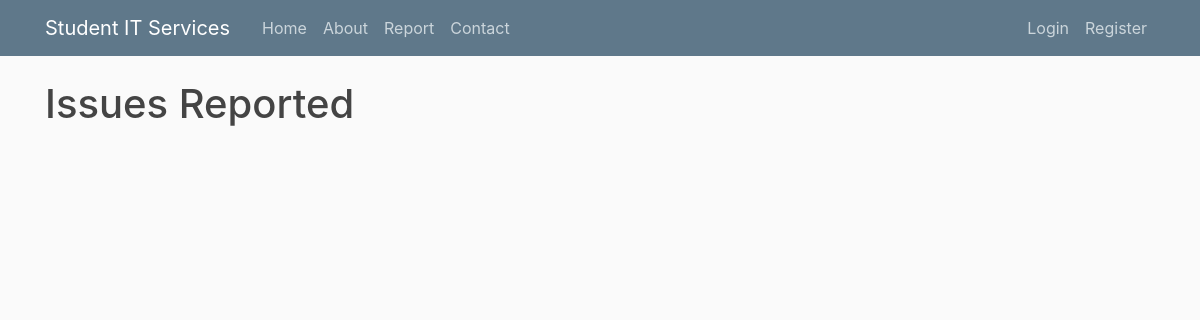
/report, run on an earlier commit of the app's database.
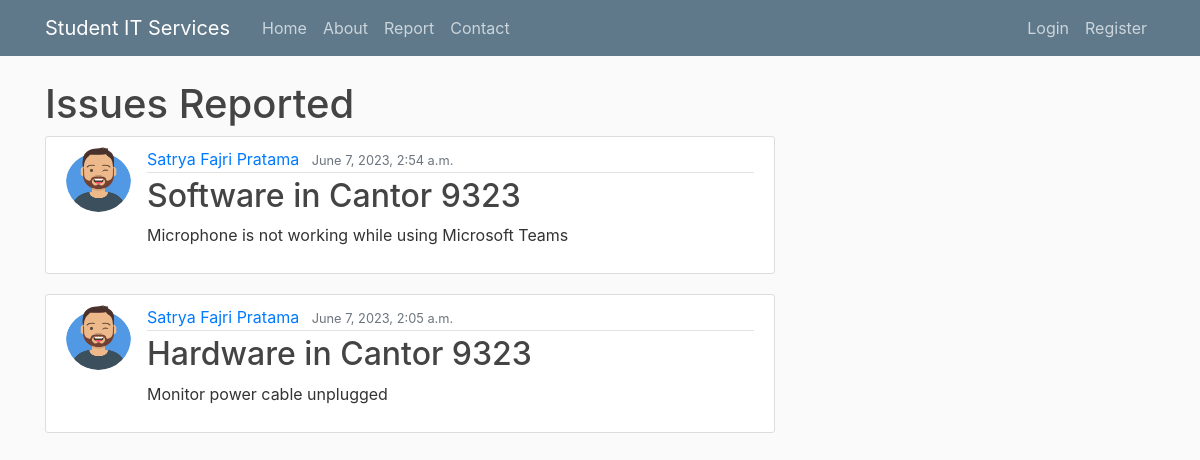
And on a later commit of the database.
### itreporting/models.py (models this page shows, shortened)
class Issue(models.Model):
    type = models.CharField(max_length = 100, choices = [('Hardware', 'Hardware'), ('Software', 'Software')])
    room = models.CharField(max_length = 100)
    urgent = models.BooleanField(default = False)
    details = models.TextField()
    date_submitted = models.DateTimeField(default = timezone.now)
    author = models.ForeignKey(User, on_delete = models.CASCADE)

### users/models.py (models this page shows)
class Profile(models.Model):
    user = models.OneToOneField(User, null = True, on_delete = models.CASCADE)
    image = models.ImageField(default = 'default.png', upload_to = 'profile_pics')
    def __str__(self):
        return f'{self.user.first_name} {self.user.last_name}'

### itreporting/views.py (the view)
# urls.py: path('report', PostListView.as_view(), name = 'report'),
class PostListView(ListView):
	model = Issue
	template_name = 'itreporting/report.html'
	context_object_name = 'issues'
	ordering = ['-date_submitted']
	paginate_by = 5

### itreporting/templates/itreporting/report.html (shortened to what this page needs)
{% extends "itreporting/base.html" %}
{% block content %}
    <h1>Issues Reported</h1>
    {% for issue in issues %}
    <article class="media content-section">
        <img class="rounded-circle article-img" src="{{ issue.author.profile.image.url }}"/>
        <div class="media-body">
            <div class="article-metadata">
                <a class="mr-2" href="{% url 'itreporting:user-issues' issue.author.username %}">{{ issue.author.profile }}</a>
                <small class="text-muted">{{ issue.date_submitted }}</small>
            </div>
            <h2><a class="article-title" href="{% url 'itreporting:issue-detail' issue.id %}">{{ issue.type }} in {{ issue.room }}</a></h2>
            <p class="article-content">{{ issue.details }}</p>
        </div>
    </article>
    {% endfor %}
{% endblock content %}

What changed in the data, as far as the page shows it:
added Issue: author.profile.image (picture), author.profile "Satrya Fajri Pratama", date_submitted "June 7, 2023, 2:54 a.m.", type "Software", room "Cantor 9323", details "Microphone is not working while using Microsoft Teams"
added Issue: author.profile.image (picture), author.profile "Satrya Fajri Pratama", date_submitted "June 7, 2023, 2:05 a.m.", type "Hardware", room "Cantor 9323", details "Monitor power cable unplugged"
